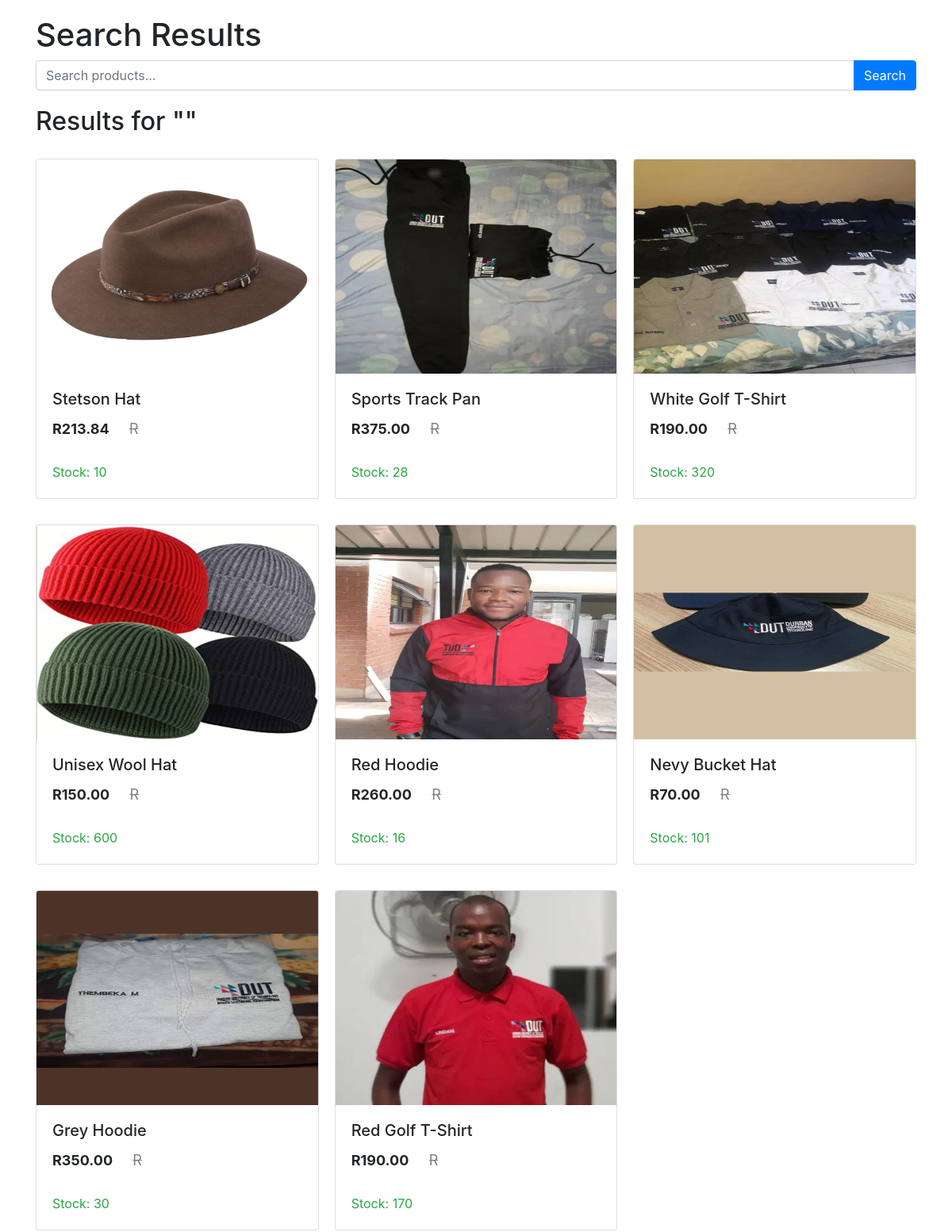
The app's page /search/ (upper part), older data.
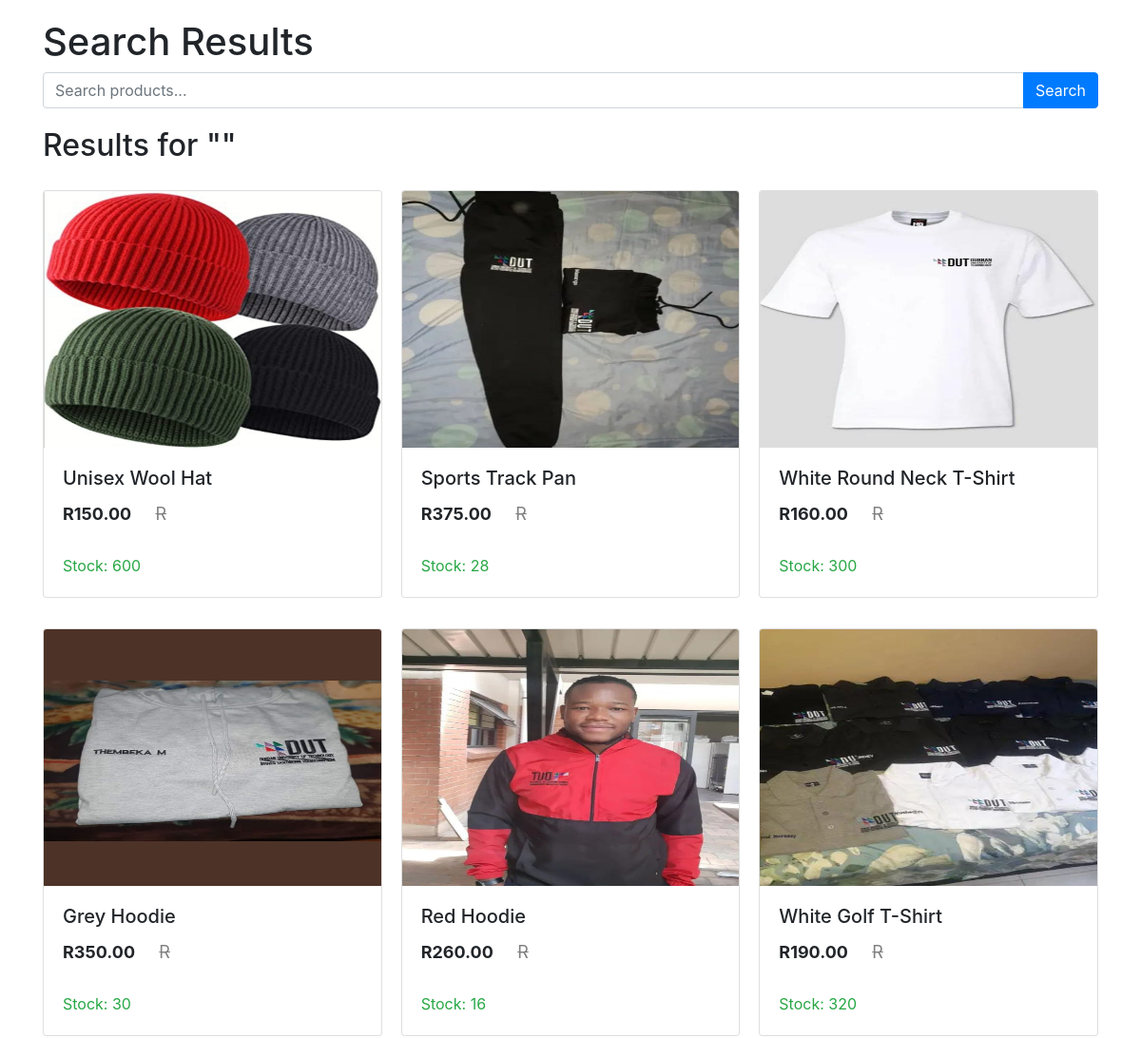
The same page, newer data.
### app/models.py (models this page shows, shortened)
class Product(models.Model):
    category = models.ForeignKey(Category, on_delete=models.CASCADE,null=False,blank=False)
    name = models.CharField(max_length=200)
    slug = models.SlugField(unique=True)
    description = models.TextField()
    price = models.DecimalField(max_digits=10, decimal_places=2)
    image = models.ImageField(upload_to='products/')
    stock = models.PositiveIntegerField()
    available = models.BooleanField(default=True)
    created_at = models.DateTimeField(auto_now_add=True)
    updated_at = models.DateTimeField(auto_now=True)

### app/views.py (the view)
# urls.py: path('search/', views.search, name='search'),
def search(request):
    form = SearchForm(request.GET)
    query = form['query'].value() if form.is_valid() else ''
    results = Product.objects.filter(name__icontains=query)
    context = {
        'form': form,
        'query': query,
        'results': results,
    }
    return render(request, 'search_results.html', context)

### app/forms.py
class SearchForm(forms.Form):
    query = forms.CharField(label='Search')

### app/templates/search_results.html (shortened to what this page needs)
<!DOCTYPE html>
<html>
<head>
    {% load static %}
    <link rel="stylesheet" href="https://stackpath.bootstrapcdn.com/bootstrap/4.5.2/css/bootstrap.min.css">
</head>
<body>
    <div class="container">
        <h1>Search Results</h1>
        <form method="GET" action="{% url 'search' %}" class="search-form">
            <div class="input-group">
                <input type="text" class="form-control" name="query" placeholder="Search products..." required>
                <div class="input-group-append">
                    <button type="submit" class="btn btn-primary">Search</button>
                </div>
            </div>
        </form>
        {% if results %}
            <h2>Results for "{{ query }}"</h2>
            <div class="card-columns">
                {% for product in results %}
                <div class="card flex-fill" onclick="location.href=`{% url 'product_detail' product.slug %}` " style="cursor: pointer; margin-top: 20px;">
                    <div class="image-container2" style="width: 100%;aspect-ratio: 1;height: 270px;">
                        <img src="{{ product.image.url }}" class="card-img-top" alt="{{ product.name }}" style="width: 100%; height: 100%;margin: auto;display: block;">
                    </div>
                    <div class="card-body">
                        <h5 class="card-title" style="font-size: 20px;text-transform: capitalize;">{{ product.name }}</h5>
                        <p style="font-size: 18px;" class="card-text"><b>R{{ product.price }}</b> &nbsp;&nbsp;&nbsp;&nbsp;<s style="color:gray">R{{ product.original }}</s> &nbsp;&nbsp;<br/><br/><span class="card-text {% if product.stock < 10 %}text-danger{% else %}text-success{% endif %}" style="font-size: 16px;">
                            {% if  product.stock == 0 %}Out of Stock{% else %} Stock: {{ product.stock }}{% endif %}
                        </span></p>
                    </div>
                </div>
                {% endfor %}
            </div>
        {% else %}
            <p>No results found.</p>
        {% endif %}
    </div>
</body>
</html>

Row changes from the older to the newer data that the page shows:
removed Product: image (picture), name "Stetson Hat", price "213.84", stock "10"
no longer on this page (row unchanged): Product: image (picture), name "Red Golf T-Shirt", price "190.00", stock "170"
no longer on this page (row unchanged): Product: image (picture), name "Nevy Bucket Hat", price "70.00", stock "101"
now on this page (row unchanged): Product: image (picture), name "White Round Neck T-Shirt", price "160.00", stock "300"
